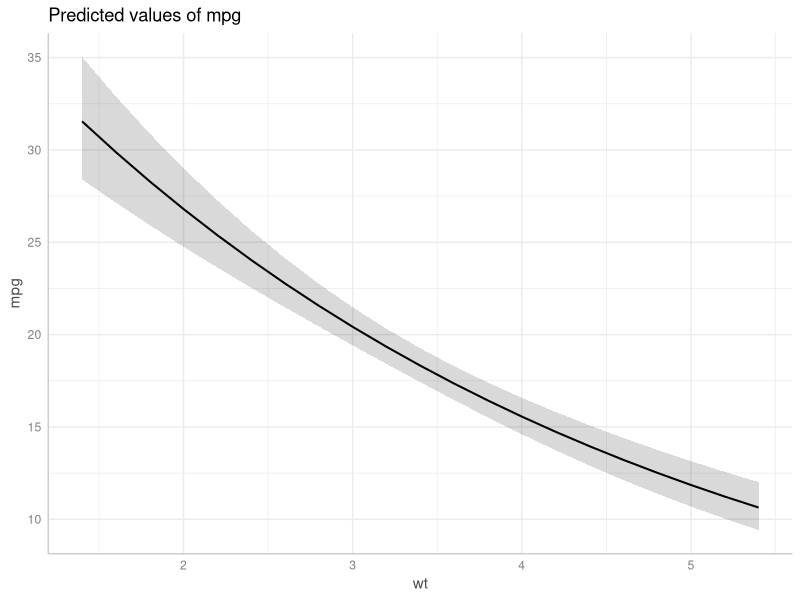

Write the R code that produced this figure.
## ---- chunk 1
#| message: false

library(tidyverse)
library(broom)

mtcars |> 
  group_by(cyl) |>
  summarize(mmpg = mean(mpg)) |> 
  knitr::kable(digits = 1)
## ---- chunk 2
fit <- lm(mpg ~ wt + cyl,
          data = mtcars) 

tidy(fit, conf.int = TRUE) |> 
  select(term, estimate, conf.low, conf.high) |> 
  knitr::kable(digits = 2)
## ---- chunk 3
library(ggeffects)

fit <- lm(log(mpg) ~ wt,
          data = mtcars)

tidy(fit, conf.int = TRUE) |> 
  select(term, estimate, conf.low, conf.high) |> 
  knitr::kable(digits = 2)
## ---- chunk 4
ggpredict(fit, terms = "wt") |> 
  plot()
